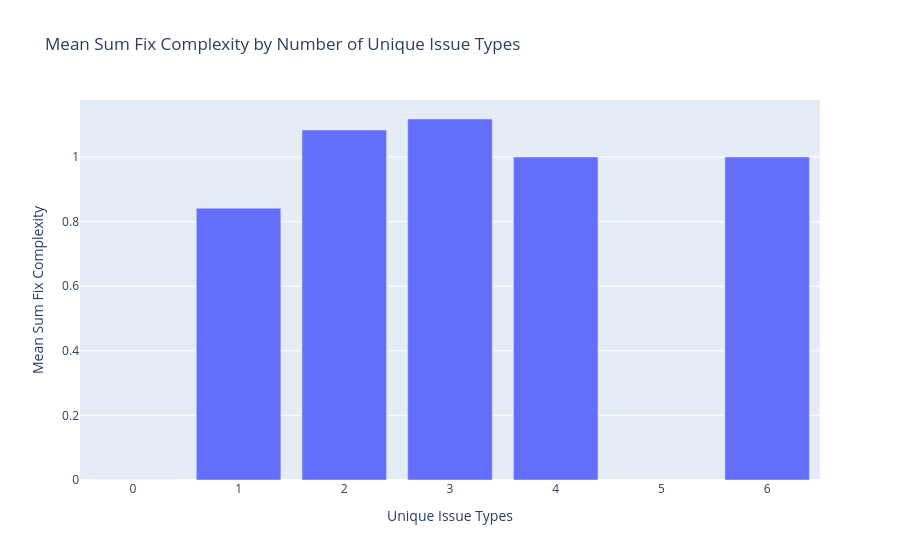

Notebook cell for this chart:
### Code cell
grouped = rf_dataset_sim.groupby('unique_issue_types')['sum_fix_complexity'].mean().reset_index()

fig = go.Figure(go.Bar(
    x=grouped['unique_issue_types'],
    y=grouped['sum_fix_complexity']
))
fig.update_layout(title='Mean Sum Fix Complexity by Number of Unique Issue Types',
                  xaxis_title='Unique Issue Types',
                  yaxis_title='Mean Sum Fix Complexity')
fig.show()

### Figure 1 — Plotly figure (JSON) as saved in the notebook; plotly's stock layout.template omitted (floating-point values rounded to 4 significant figures)
{"data": [{"type": "bar", "x": [0, 1, 2, 3, 4, 6], "y": [0.0, 0.8416, 1.083, 1.118, 1.0, 1.0]}], "layout": {"autosize": true, "title": {"text": "Mean Sum Fix Complexity by Number of Unique Issue Types"}, "xaxis": {"autorange": true, "range": [-0.5, 6.5], "title": {"text": "Unique Issue Types"}, "type": "linear"}, "yaxis": {"autorange": true, "range": [0, 1.176], "title": {"text": "Mean Sum Fix Complexity"}, "type": "linear"}}}
